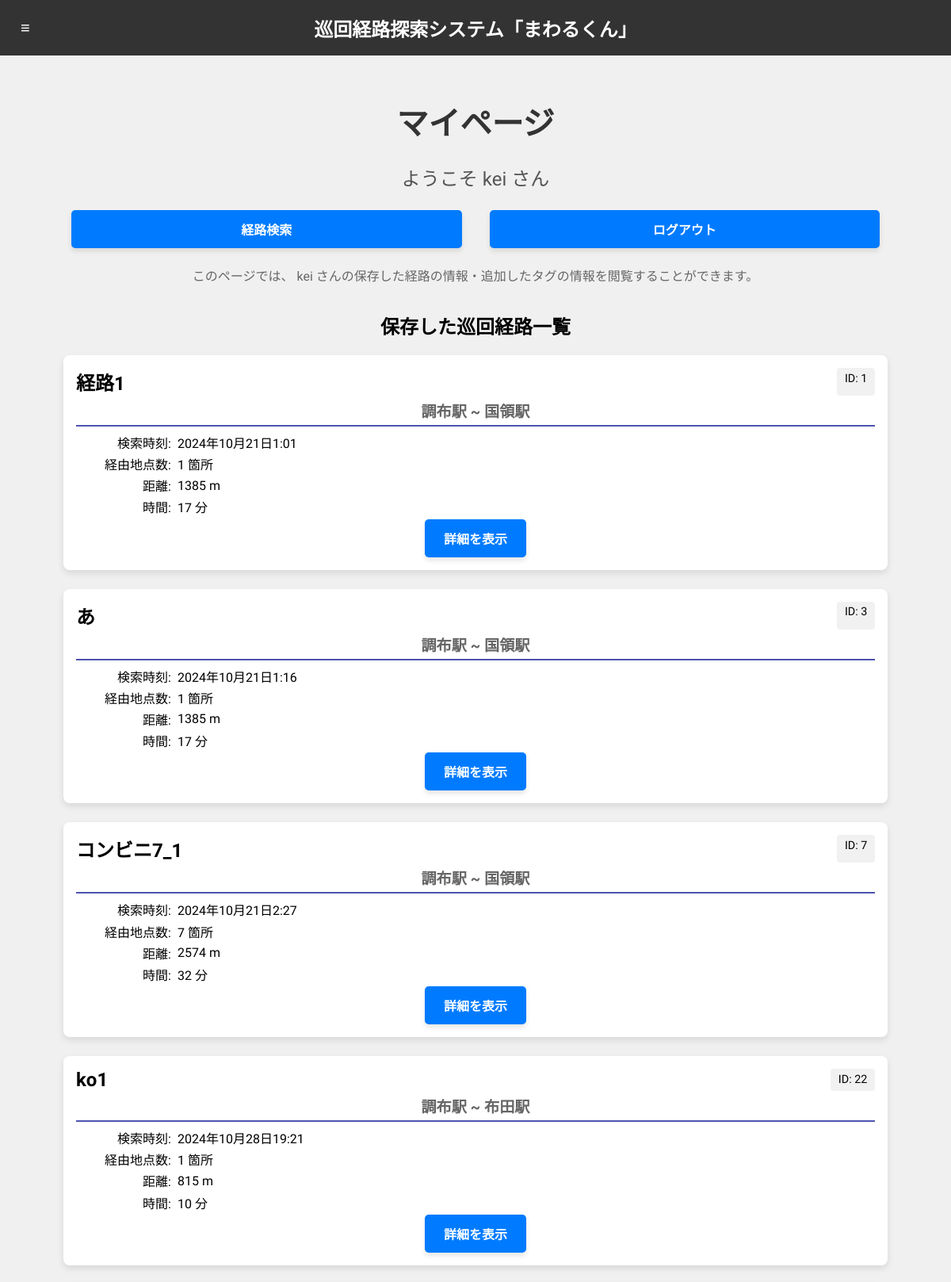
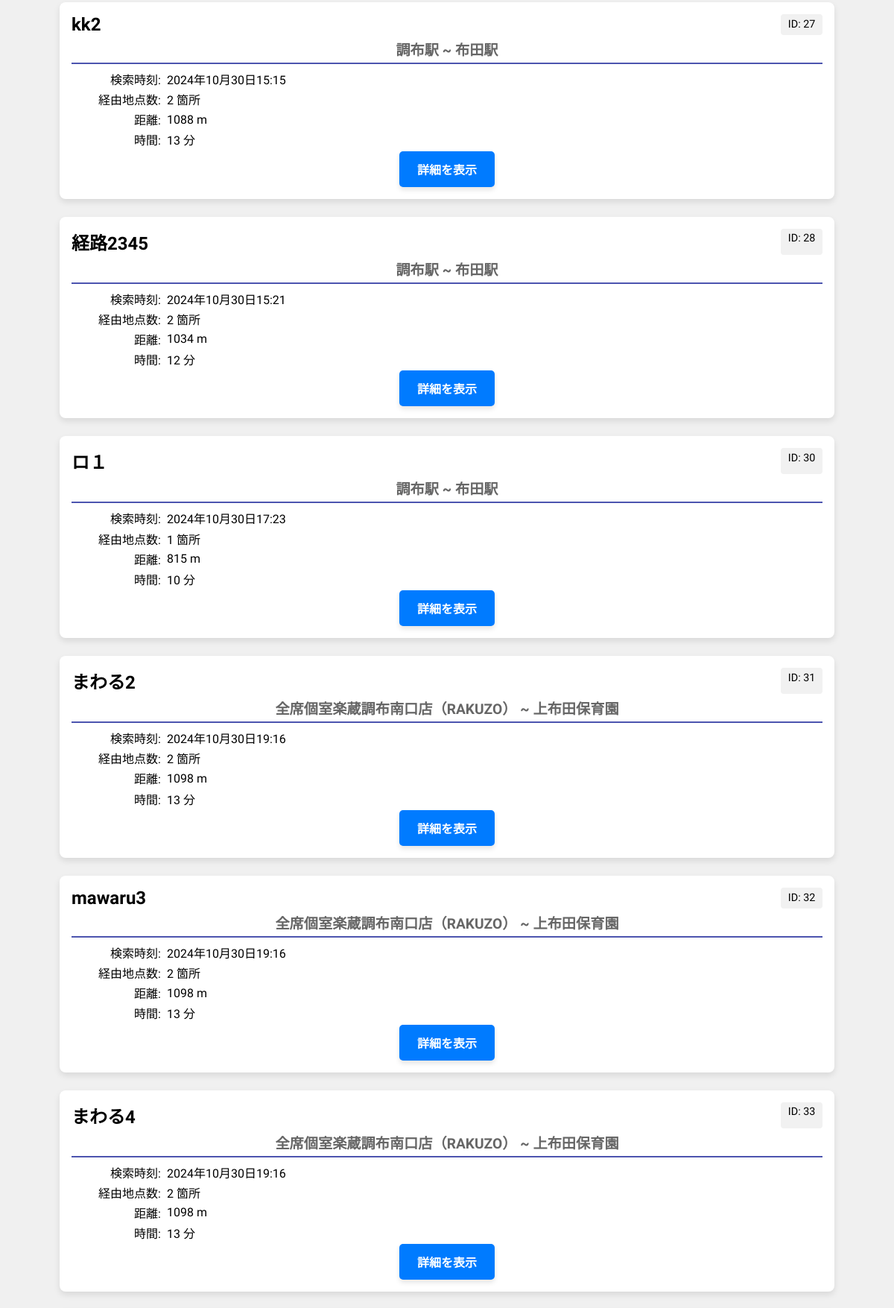
/ (signed in, upper part), run on the app's committed database (2 pictures, top to bottom).
### routing/models.py (models this page shows, shortened)
class User(AbstractBaseUser, PermissionsMixin):
    name = models.CharField(
        verbose_name=_("name"),
        unique=True,
        max_length=10
    )
    is_superuser = models.BooleanField(
        verbose_name=_("is_superuser"),
        default=False
    )
    is_staff = models.BooleanField(
        verbose_name=_('staff status'),
        default=False,
    )
    is_active = models.BooleanField(
        verbose_name=_('active'),
        default=True,
    )
    created_at = models.DateTimeField(
        verbose_name=_("created_at"),
        auto_now_add=True
    )
    updated_at = models.DateTimeField(
        verbose_name=_("updated_at"),
        auto_now=True
    )
    objects = UserManager()
    USERNAME_FIELD = 'name'  # ログイン時、ユーザー名の代わりにaccount_idを使用
    REQUIRED_FIELDS = []  # スーパーユーザー作成時にemailも設定する

class Mapdata(models.Model):
    idx = models.AutoField(primary_key=True)
    user = models.ForeignKey(User, on_delete=models.CASCADE)  # Userとの関係
    name = models.CharField(max_length=64)
    distance = models.IntegerField()
    time = models.IntegerField()
    start_spot = models.ForeignKey(Spot, on_delete=models.CASCADE, related_name='start_spot')  # Spotとの関係
    goal_spot = models.ForeignKey(Spot, on_delete=models.CASCADE, related_name='goal_spot')  # Spotとの関係
    via_spots = models.ManyToManyField(Spot, related_name='via_spots')  # Spotと
    aim_tags = models.TextField()  # 検索条件のタグ
    html = models.TextField(null=True, blank=True)  # マップデータのHTML文字列
    created_at = models.DateTimeField(auto_now_add=True)  # 作成日時

class Spot(models.Model):
    idx = models.AutoField(primary_key=True)  # 自動インクリメントの整数型インデックス
    name = models.CharField(max_length=64, unique=True)
    latitude = models.FloatField()
    longitude = models.FloatField()
    hp = models.TextField()
    tags = models.TextField()

### routing/views.py (the view)
# urls.py: path("", views.IndexView.as_view(), name="index"),
class IndexView(TemplateView):
    template_name = "index.html"
    login_url = 'accounts:index'  # ログインページのURLを指定
    def get(self, request, template_name=template_name):
        if not request.user.is_authenticated:
            info_json = {}
        else:
            user = request.user
            spots_data, all_tags = get_spots_data(user)
            spots_data = filter_tag_added_spot(spots_data) # spots_dataをタグが追加されたものに限定
            paginator = Paginator(spots_data, 12)  # 12個ずつ表示
            page_number = request.GET.get('page')
            spots = paginator.get_page(page_number)
            routes = get_routes_data(user)
            info_json = {'spots': spots,
                        'routes':routes,
                        'all_tags':all_tags}
        return render(request, template_name, info_json)

### routingSystem/backend/core/utils.py (called while the page is built)
def str2list_strings(string):
    if isinstance(string, list):
        return string
    else:
        string_list = string.strip('[]').split(', ')
        string_list = [s.strip('"').strip("'") for s in string_list]
        return string_list

### routingSystem/backend/data_management.py (called while the page is built)
def filter_tag_added_spot(spots_data):
    new_spots_data = []
    for spot in spots_data:
        if spot["added_tags"]:
            new_spots_data.append(spot)
    return new_spots_data

def get_routes_data(user):
    if user:
        mapdata = Mapdata.objects.filter(user=user)
    route_list = []
    for map in mapdata:
        route = {
            'id': map.idx,
            'title': map.name,
            'created_at': map.created_at,
            'start_spot': map.start_spot.name,
            'goal_spot': map.goal_spot.name,
            'time': map.time,
            'via_spots': [spot.name for spot in map.via_spots.all()],
            'via_num': map.via_spots.count(),
            'distance': map.distance,
            'map_html_str': map.html,
        }
        route_list.append(route)
    return route_list

### routing/templates/index.html (shortened to what this page needs)
{% extends 'base.html' %}
{% block header %}
{% load static %}
<link rel="stylesheet" href="{% static 'css/display_styles.css' %}">
<link rel="stylesheet" href="{% static 'css/mypage_styles.css' %}">
{% endblock %}
{% block content %}
{% if user.is_authenticated %}
    <div class="top-container">
        <div class="h1">
            マイページ
        </div>
        <div class="h2">ようこそ {{ user.name }} さん</div>
        <div class="btn-group">
            <a href="{% url 'accounts:routesearch' %}" class="btn btn-primary">経路検索</a>
            <a href="{% url 'accounts:logout' %}" class="btn btn-primary">ログアウト</a>
        </div>
        <div class="detail_script">このページでは、 {{ user.name }} さんの保存した経路の情報・追加したタグの情報を閲覧することができます。</div>
    </div>
    <div class="route_container">
        <h2>保存した巡回経路一覧</h2>
        <div class="route-list">
            {% for route in routes %}
            <div class="route-card">
                <div class="route-header">
                    <div class="route-title">
                        <h2>{{ route.title }}</h2>
                        <span class="route-id">ID: {{ route.id }}</span>
                    </div>
                    <h3>{{ route.start_spot }} ~ {{ route.goal_spot }}</h3>
                </div>
                <div class="route-details">
                    <p>
                        <span>検索時刻:</span>
                        <span class="created_at">{{ route.created_at }}</span>
                    </p>
                    <p>
                        <span>経由地点数:</span>
                        <span class="time">{{ route.via_num }} 箇所</span>
                    </p>
                    <p>
                        <span>距離:</span>
                        <span class="distance">{{ route.distance }} m</span>
                    </p>
                    <p>
                        <span>時間:</span>
                        <span class="time">{{ route.time }} 分</span>
                    </p>
                </div>
                <div class="route-actions">
                    <a href="{% url 'accounts:route_display' %}?title={{ route.title }}" class="btn btn-primary">詳細を表示</a>
                </div>
            </div>
            {% empty %}
            <p>保存した経路がありません。</p>
            {% endfor %}
        </div>
    </div>
{% endif %}
{% endblock %}

### routing/templates/static/css/styles.css (style rules this page uses)
body { font-family: 'Baloo 2', cursive; margin: 0; padding: 0; display: flex; flex-direction: column; height: 100vh; background-color: #f0f0f0; }
h3 { font-size: 24px; margin: 0; flex: 1; text-align: center; }
.h2 { font-size: 1.5em; color: #555; margin: 5px 0; }
.btn { display: inline-block; padding: 12px 24px; font-size: 16px; font-weight: bold; text-align: center; text-decoration: none; color: #fff; background-color: #007bff; border: none; border-radius: 5px; box-shadow: 0 4px 6px rgba(0, 0, 0, 0.1); transition: background-color 0.3s, transform 0.3s, box-shadow 0.3s; }
.btn-primary { background-color: #007bff; }
.btn-group { display: flex; flex-direction: row; gap: 15px; justify-content: center; align-items: center; margin-top: 20px; }

### routing/templates/static/css/display_styles.css (style rules this page uses)
.route_container { text-align: center; margin-bottom: 20px; }

### routing/templates/static/css/mypage_styles.css (style rules this page uses)
.h1 { font-size: 2.5em; color: #333; margin: 10px 0; font-weight: bold; }
.h2 { font-size: 1.5em; color: #555; margin: 5px 0; }
.detail_script { font-size: 1em; color: #666; margin-top: 15px; line-height: 1.5; }
.top-container { display: flex; flex-direction: column; justify-content: center; align-items: center; text-align: center; }
.top-container > div { margin: 12px 0; }
.route-list { display: grid; grid-template-columns: 1fr; gap: 1.5rem; width: 100%; }
.route-card { background-color: white; border-radius: 8px; box-shadow: 0 4px 8px rgba(0, 0, 0, 0.1); padding: 1rem; width: 100%; box-sizing: border-box; transition: transform 0.2s, box-shadow 0.2s; }
.route-header { align-items: center; border-bottom: 2px solid #4c54af; padding-bottom: 0.25rem; margin-bottom: 0.5rem; }
.route-title { display: flex; justify-content: space-between; margin-bottom: 5px; }
.route-header h2 { font-size: 1.5rem; margin: 0; }
.route-header h3 { text-align: center; margin: 0; font-size: 1.2em; color: #666; }
.route-id { font-size: 0.9rem; background-color: #f1f1f1; padding: 0.3rem 0.6rem; border-radius: 4px; }
.route-details { text-align: left; }
.route-details p { display: flex; justify-content: flex-start; align-items: center; margin: 0.2rem 0; }
.route-details p span:first-child { width: 120px; text-align: right; margin-right: 0.5rem; }
.route-details p span:last-child { flex-grow: 1; }

### routing/templates/index.html (style rules this page uses)
@media (min-width: 768px) { .btn-group { width: 100%; display: flex; justify-content: center; } }
@media (min-width: 768px) { .btn-group .btn { flex: 1; margin: 0 10px; } }

### data on the page
User: name "kei"
Mapdata: title "経路1", id "1", start_spot "調布駅", goal_spot "国領駅", created_at "2024年10月21日1:01", via_num "1", distance "1385", time "17"
Mapdata: title "あ", id "3", start_spot "調布駅", goal_spot "国領駅", created_at "2024年10月21日1:16", via_num "1", distance "1385", time "17"
Mapdata: title "コンビニ7_1", id "7", start_spot "調布駅", goal_spot "国領駅", created_at "2024年10月21日2:27", via_num "7", distance "2574", time "32"
Mapdata: title "ko1", id "22", start_spot "調布駅", goal_spot "布田駅", created_at "2024年10月28日19:21", via_num "1", distance "815", time "10"
Mapdata: title "kk2", id "27", start_spot "調布駅", goal_spot "布田駅", created_at "2024年10月30日15:15", via_num "2", distance "1088", time "13"
Mapdata: title "経路2345", id "28", start_spot "調布駅", goal_spot "布田駅", created_at "2024年10月30日15:21", via_num "2", distance "1034", time "12"
Mapdata: title "ロ１", id "30", start_spot "調布駅", goal_spot "布田駅", created_at "2024年10月30日17:23", via_num "1", distance "815", time "10"
Mapdata: title "まわる2", id "31", start_spot "全席個室楽蔵調布南口店（RAKUZO）", goal_spot "上布田保育園", created_at "2024年10月30日19:16", via_num "2", distance "1098", time "13"
Mapdata: title "mawaru3", id "32", start_spot "全席個室楽蔵調布南口店（RAKUZO）", goal_spot "上布田保育園", created_at "2024年10月30日19:16", via_num "2", distance "1098", time "13"
Mapdata: title "まわる4", id "33", start_spot "全席個室楽蔵調布南口店（RAKUZO）", goal_spot "上布田保育園", created_at "2024年10月30日19:16", via_num "2", distance "1098", time "13"
